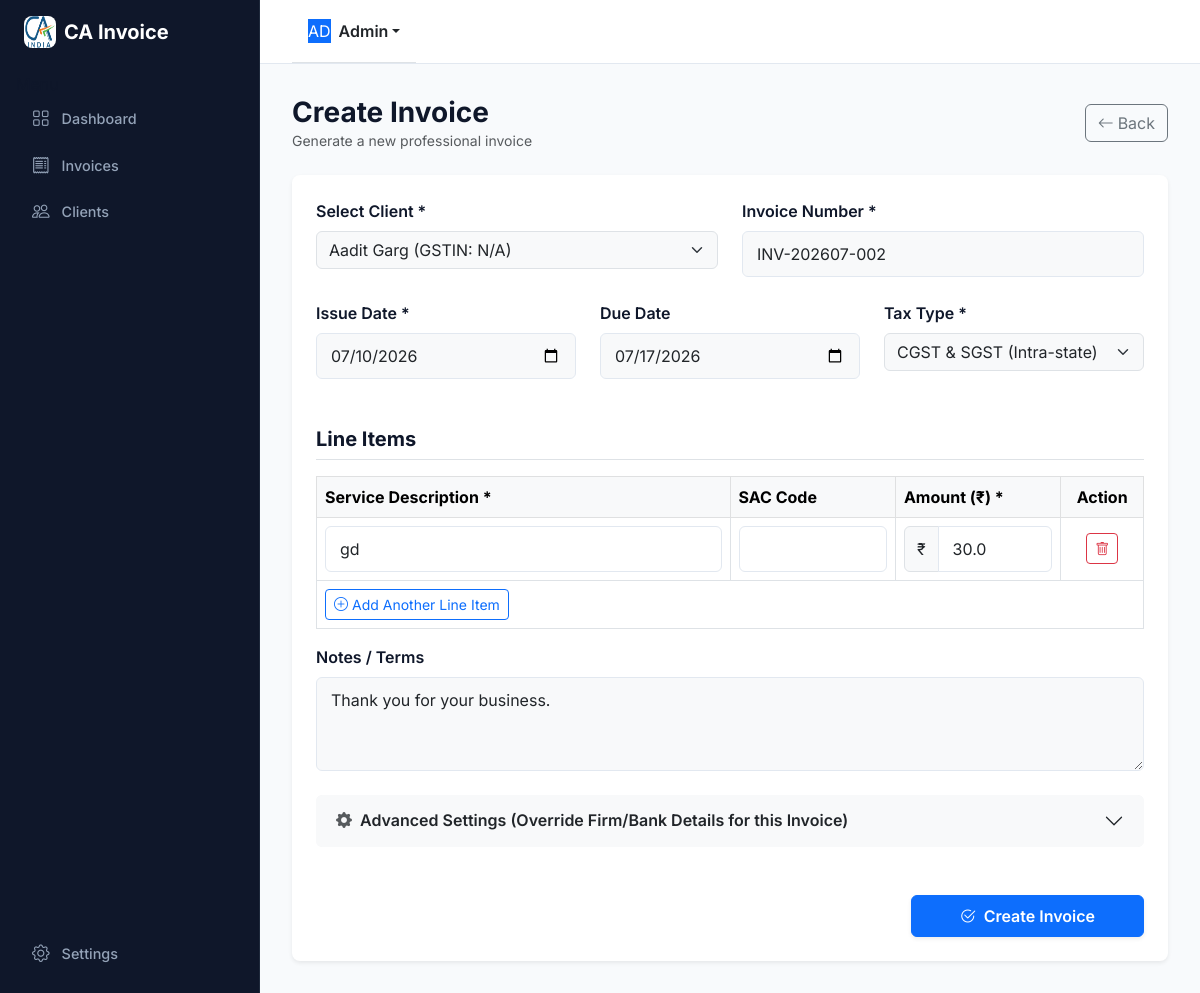
The app's page /invoices/2/edit with its own data.
### app/models.py (models this page shows, shortened)
class Invoice(db.Model):
    __tablename__ = 'invoices'
    id = db.Column(db.Integer, primary_key=True)
    invoice_number = db.Column(db.String(50), unique=True, nullable=False)
    client_id = db.Column(db.Integer, db.ForeignKey('clients.id'), nullable=False)
    issue_date = db.Column(db.Date, nullable=False)
    due_date = db.Column(db.Date)
    status = db.Column(db.String(20), default='Draft') # Draft, Pending, Paid, Overdue
    client_name = db.Column(db.String(150))
    client_address = db.Column(db.Text)
    client_gstin = db.Column(db.String(50))
    client_pan = db.Column(db.String(50))
    firm_name = db.Column(db.String(150))
    firm_address = db.Column(db.Text)
    bank_account_name = db.Column(db.String(150))
    bank_name = db.Column(db.String(150))
    account_number = db.Column(db.String(50))
    ifsc_code = db.Column(db.String(20))
    tax_type = db.Column(db.String(10), default='IGST') # 'IGST' or 'CGST_SGST'
    igst_rate = db.Column(db.Float, default=18.0)
    cgst_rate = db.Column(db.Float, default=9.0)
    sgst_rate = db.Column(db.Float, default=9.0)
    notes = db.Column(db.Text)
    created_at = db.Column(db.DateTime, default=datetime.utcnow)
    items = db.relationship('InvoiceItem', backref='invoice', cascade="all, delete-orphan", lazy=True)

class Client(db.Model):
    __tablename__ = 'clients'
    id = db.Column(db.Integer, primary_key=True)
    name = db.Column(db.String(150), nullable=False)
    email = db.Column(db.String(150))
    address = db.Column(db.Text, nullable=False)
    gstin = db.Column(db.String(20))
    pan = db.Column(db.String(20))
    created_at = db.Column(db.DateTime, default=datetime.utcnow)
    invoices = db.relationship('Invoice', backref='client', lazy=True)

class InvoiceItem(db.Model):
    __tablename__ = 'invoice_items'
    id = db.Column(db.Integer, primary_key=True)
    invoice_id = db.Column(db.Integer, db.ForeignKey('invoices.id'), nullable=False)
    description = db.Column(db.String(255), nullable=False)
    sac_code = db.Column(db.String(20))
    amount = db.Column(db.Float, nullable=False)

### app/routes.py (the view, shortened to what this page needs)
@main_bp.route('/invoices/<int:id>/edit', methods=['GET', 'POST'])
def edit_invoice(id):
    invoice = Invoice.query.get_or_404(id)
    clients = []
    if session.get('api_url') and session.get('api_key'):
        try:
            resp = requests.get(session['api_url'], params={'api_key': session['api_key']}, timeout=5)
            if resp.status_code == 200:
                clients = resp.json().get('clients', [])
        except:
            clients = [{'id': c.id, 'name': c.name, 'gstin': c.gstin} for c in Client.query.all()]
    else:
        clients = [{'id': c.id, 'name': c.name, 'gstin': c.gstin} for c in Client.query.all()]
    setting = Settings.query.first()
    return render_template('invoice_form.html', invoice=invoice, clients=clients, setting=setting)

### app/templates/invoice_form.html (shortened to what this page needs)
{% extends "base.html" %}
{% block content %}
<div class="d-flex justify-content-between align-items-center mb-4">
    <div>
        <h3 class="fw-bold mb-0">Create Invoice</h3>
        <p class="text-muted small mb-0">Generate a new professional invoice</p>
    </div>
    <a href="{{ url_for('main.invoices') }}" class="btn btn-outline-secondary">
        <i class="bi bi-arrow-left me-1"></i>Back
    </a>
</div>
<form method="POST" class="ca-card border-0 shadow-sm bg-white p-4">
    <div class="row g-4 mb-4">
        <div class="col-md-6">
            <label class="form-label fw-semibold">Select Client *</label>
            <select name="client_id" id="clientSelect" class="form-select bg-light" required>
                {% for client in clients %}
                <option value="{{ client['id'] }}" {% if invoice and invoice.client_id == client['id'] %}selected{% endif %}>{{ client['name'] }} (GSTIN: {{ client.get('gstin') or 'N/A' }})</option>
                {% endfor %}
            </select>
        </div>
        <div class="col-md-6">
            <label class="form-label fw-semibold">Invoice Number *</label>
            <input type="text" name="invoice_number" class="form-control bg-light" value="{{ invoice.invoice_number if invoice else next_num }}" required>
        </div>
        <div class="col-md-4">
            <label class="form-label fw-semibold">Issue Date *</label>
            <input type="date" name="issue_date" class="form-control bg-light" value="{{ invoice.issue_date.strftime('%Y-%m-%d') if invoice else today }}" required>
        </div>
        <div class="col-md-4">
            <label class="form-label fw-semibold">Due Date</label>
            <input type="date" name="due_date" class="form-control bg-light" value="{{ invoice.due_date.strftime('%Y-%m-%d') if invoice and invoice.due_date else '' }}">
        </div>
        <div class="col-md-4">
            <label class="form-label fw-semibold">Tax Type *</label>
            <select name="tax_type" class="form-select bg-light" required>
                <option value="CGST_SGST" {% if invoice and invoice.tax_type == 'CGST_SGST' %}selected{% endif %}>CGST & SGST (Intra-state)</option>
            </select>
        </div>
    </div>
    <h5 class="fw-bold mt-5 mb-3 border-bottom pb-2">Line Items</h5>
    <div class="table-responsive">
        <table class="table table-bordered align-middle" id="itemsTable">
            <thead class="table-light">
                <tr>
                    <th style="width: 50%;">Service Description *</th>
                    <th style="width: 20%;">SAC Code</th>
                    <th style="width: 20%;">Amount (₹) *</th>
                    <th style="width: 10%; text-align: center;">Action</th>
                </tr>
            </thead>
            <tbody>
                {% if invoice and invoice.items %}
                    {% for item in invoice.items %}
                    <tr>
                        <td><input type="text" name="description[]" class="form-control" value="{{ item.description }}" required></td>
                        <td><input type="text" name="sac_code[]" class="form-control" value="{{ item.sac_code or '' }}"></td>
                        <td>
                            <div class="input-group">
                                <span class="input-group-text">₹</span>
                                <input type="number" step="0.01" name="amount[]" class="form-control" value="{{ item.amount }}" required>
                            </div>
                        </td>
                        <td class="text-center">
                            <button type="button" class="btn btn-sm btn-outline-danger remove-item"><i class="bi bi-trash"></i></button>
                        </td>
                    </tr>
                    {% endfor %}
                {% endif %}
            </tbody>
            <tfoot>
                <tr>
                    <td colspan="4">
                        <button type="button" class="btn btn-sm btn-outline-primary" id="addItemBtn">
                            <i class="bi bi-plus-circle me-1"></i>Add Another Line Item
                        </button>
                    </td>
                </tr>
            </tfoot>
        </table>
    </div>
    <div class="mb-4">
        <label class="form-label fw-semibold">Notes / Terms</label>
        <textarea name="notes" rows="3" class="form-control bg-light" placeholder="Thank you for your business...">{{ invoice.notes if invoice else (setting.default_notes if setting else '') }}</textarea>
    </div>
    <div class="accordion mb-4" id="advancedSettings">
        <div class="accordion-item border-0 bg-light rounded">
            <h2 class="accordion-header">
                <button class="accordion-button collapsed bg-light rounded text-dark fw-semibold" type="button" data-bs-toggle="collapse" data-bs-target="#collapseSettings">
                    <i class="bi bi-gear-fill me-2 text-muted"></i> Advanced Settings (Override Firm/Bank Details for this Invoice)
                </button>
            </h2>
        </div>
    </div>
    <div class="row mt-4">
        <div class="col-md-12 text-end">
            <button type="submit" class="btn btn-primary px-5 py-2 mt-4 fw-semibold shadow-sm">
                <i class="bi bi-check2-circle me-2"></i>Create Invoice
            </button>
        </div>
    </div>
</form>
{% endblock %}

### app/static/css/app.css (style rules this page uses)
:root { --ca-sidebar-bg: #0F172A; --ca-sidebar-text: #94A3B8; --ca-sidebar-text-hover: #F8FAFC; --ca-sidebar-active: #1E293B; --ca-header-bg: #FFFFFF; --ca-main-bg: #F8FAFC; --ca-border: #E2E8F0; --ca-primary: #2563EB; --ca-primary-hover: #1D4ED8; --ca-text-dark: #0F172A; --ca-text-muted: #64748B; }
body { margin: 0; padding: 0; font-family: 'Inter', -apple-system, BlinkMacSystemFont, 'Segoe UI', Roboto, sans-serif; background-color: var(--ca-main-bg); color: var(--ca-text-dark); }
.ca-card { background: #FFFFFF; border: 1px solid var(--ca-border); border-radius: 8px; box-shadow: 0 1px 3px rgba(0,0,0,0.02); }
.form-control { border: 1px solid var(--ca-border); border-radius: 6px; padding: 10px 14px; box-shadow: none; }

### records on screen
Invoice: client_id "Aadit Garg (GSTIN: N/A)", invoice_number "INV-202607-002", issue_date "07/10/2026", due_date "07/17/2026", tax_type "CGST & SGST (Intra-state)", notes "Thank you for your business."
InvoiceItem: description "gd", amount "30.0"

### other values on screen
{{ session.get('firm_name', 'CA Invoice') }} "CA Invoice"
{{ session.get('admin_email', 'Admin') }} "Admin"
